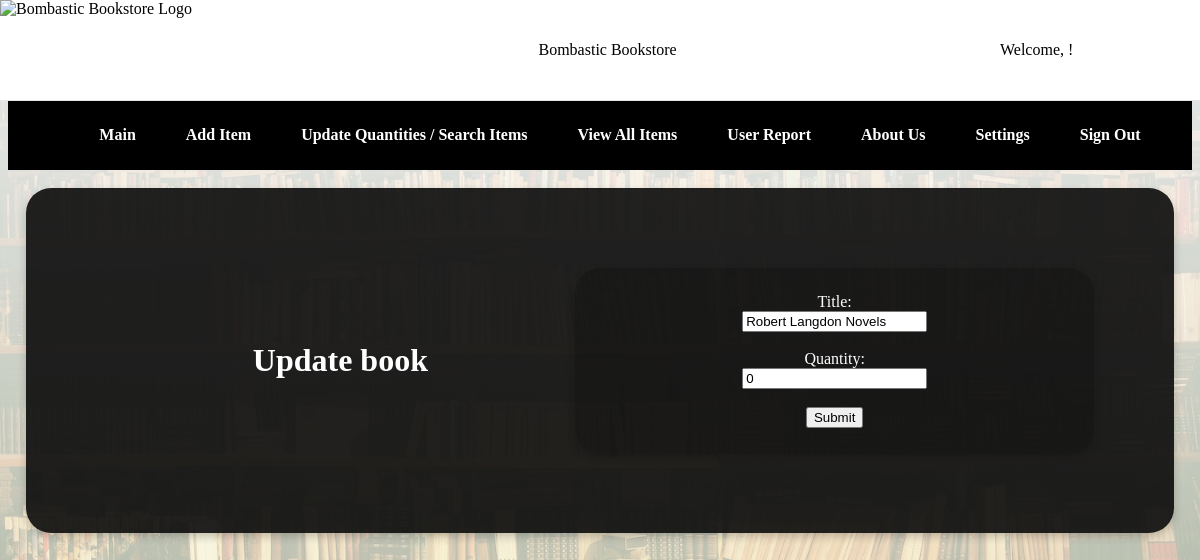
Page /adjust_qty/112 on the earlier database version.
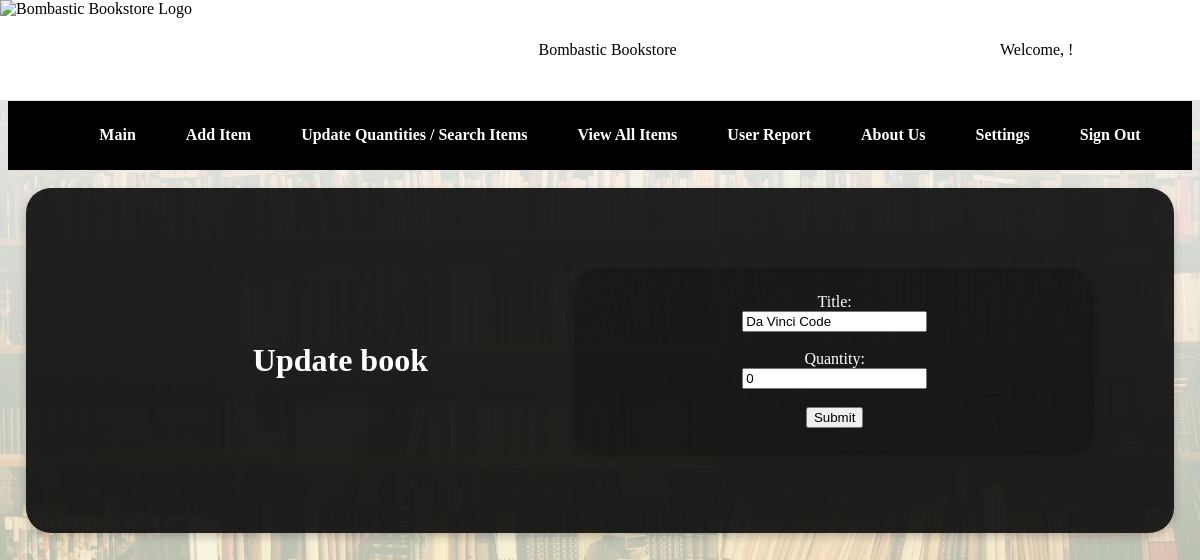
Same page on the later database version.
### book_app/models.py (models this page shows, shortened)
class Book(models.Model):
    isbn10 = models.CharField(max_length=10, default='0000000000')
    title = models.CharField(max_length=200, default='Untitled')
    author_first = models.CharField(max_length=100, default='Unknown')
    author_last = models.CharField(max_length=100, default='Unknown')
    categories = models.CharField(max_length=200, default='Uncategorized')
    thumbnail = models.URLField(default='http://example.com/default-thumbnail.jpg')
    published_year = models.IntegerField(default=2000)
    num_pages = models.IntegerField(default=0)

class BookQuantity(models.Model):
    book = models.OneToOneField(Book, on_delete=models.CASCADE, primary_key=True, to_field='id', related_name='book_id')
    quantity = models.IntegerField(default=0)

### book_app/views.py (the view)
# urls.py: path("adjust_qty/<int:id>", views.adjust_qty, name="adjust_qty"),
def adjust_qty(request, id):
    book = Book.objects.select_related("book_id").get(id=id)
    template = loader.get_template("adjust_qty.html")
    context = {
        "book": book,
    }
    return HttpResponse(template.render(context, request))

### templates/adjust_qty.html (shortened to what this page needs)
{% extends "logo.html" %}
{% block content %}
<main>
    <h1 class="title">Update book</h1>
    <div class="card">
        <form action="updaterecord/{{ book.id }}" method="post">
        Title:<br>
        <input name="title" value="{{ book.title }}", readonly="readonly">
        <br><br>
        Quantity:<br>
        <input name="qty" value="{{ book.book_id.quantity }}">
        <br><br>
        <input type="submit" value="Submit">
    </form>
    </div>
</main>
{% endblock %}

### templates/logo.html (shortened to what this page needs)
{% load static %}
<!DOCTYPE html>
<html lang="en">
<head>
    <link rel="stylesheet" href="{% static 'styles/theme.css' %}" id="theme-link">
    <link rel="stylesheet" href="{% static 'styles/general.css' %}">
    <link rel="stylesheet" href="{% static 'styles/header.css' %}">
</head>
<body class="{% if request.COOKIES.theme %}{{ request.COOKIES.theme }}{% else %}light{% endif %}">
    <header class="theme-dependent">
		<div class="left-section theme-dependent">
			<img class="bomb-logo" src='{% static "./bomb_no_text.png" %}' alt="Bombastic Bookstore Logo">
		</div>
		<div class="middle-section theme-dependent">
			<p>Bombastic Bookstore</p>
		</div>
		<div class="right-section theme-dependent">
			<p>Welcome, {{ user.username }}!</p>
		</div>
	</header>
	  <nav class="nav-bar theme-dependent" id="nav-bar">
		<ul>
		<li><a href="{% url 'index' %}">Main</a></li>
		  <li><a href="{% url 'add_book' %}">Add Item</a></li>
		  <li><a href="/search/">Update Quantities / Search Items</a></li>
		  <li><a href="/view_all/">View All Items</a></li>
		  <li><a href="/report/">User Report</a></li>
		  <li><a href="{% url 'about' %}">About Us</a></li>
		  <li><a href="/settings/">Settings</a></li>
		  <li><a href="{% url 'logout' %}">Sign Out</a></li>
		</ul>
	  </nav>
{% block content %}
{% endblock %}
</body>
</html>

### static/styles/theme.css (style rules this page uses)
body.light { background-color: white; color: black; }

### static/styles/general.css (style rules this page uses)
main { margin-top: 1.5%; margin-left: 1.5%; margin-right: 1.5%; display: flex; color: white; padding: 10vh; justify-content: center; align-items: center; background-color: rgba(11,11,11,0.9); box-shadow: 0 4px 8px 0 rgba(0,0,0,0.2); border-radius: 25px; }
.title { margin-bottom: 20px; color: white; width: 100%; text-align: center; left: 0%; }
h1 { position: relative; }
.bomb-logo { height: 100px; }
.nav-bar { margin-top: 100px; background-color: black; padding: 10px 0; text-align: center; }
ul { list-style: none; }
ul li { padding: 0px; margin: 0px; }
.nav-bar ul { display: flex; justify-content: center; }
.nav-bar li { margin: 0 15px; }
.nav-bar a { color: white; text-decoration: none; font-weight: 600; font-size: 1rem; padding: 5px 10px; }
.card { color: white; display: inline-block; padding: 25px; box-shadow: 0 4px 8px 0 rgba(0,0,0,0.2); transition: 0.3s; background-color: rgba(0,0,0,0.2); border-radius: 25px; width: 100%; text-align: center; }

### static/styles/header.css (style rules this page uses)
header { z-index: 9; display: flex; flex-direction: row; justify-content: space-between; top: 0; left: 0; right: 0; position: fixed; color: black; background-color: white; border-bottom-width: 1px; border-bottom-style: solid; border-bottom-color: rgb(230, 230, 230); }
.left-section { display: flex; align-items: center; }
.bomb-logo { height: 100px; }
.middle-section { flex: 1; margin-left: 70px; margin-right: 35px; max-width: 150px; display: flex; align-items: center; }
.right-section { width: 180px; margin-right: 20px; display: flex; align-items: center; justify-content: space-between; flex-shrink: 0; }

Differences in the rows shown:
changed Book: title "Robert Langdon Novels" → "Da Vinci Code"
